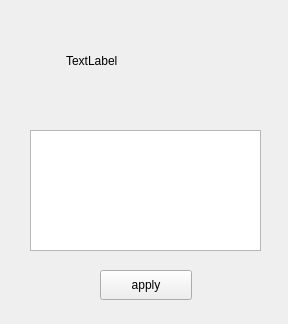
<?xml version="1.0" encoding="UTF-8"?>
<ui version="4.0">
 <class>underMaintance</class>
 <widget class="QWidget" name="underMaintance">
  <property name="geometry">
   <rect>
    <x>0</x>
    <y>0</y>
    <width>288</width>
    <height>324</height>
   </rect>
  </property>
  <property name="windowTitle">
   <string>Form</string>
  </property>
  <widget class="QLabel" name="roomNumber_label">
   <property name="geometry">
    <rect>
     <x>66</x>
     <y>40</y>
     <width>141</width>
     <height>41</height>
    </rect>
   </property>
   <property name="text">
    <string>TextLabel</string>
   </property>
  </widget>
  <widget class="QPlainTextEdit" name="plainTextEdit">
   <property name="geometry">
    <rect>
     <x>30</x>
     <y>130</y>
     <width>231</width>
     <height>121</height>
    </rect>
   </property>
  </widget>
  <widget class="QPushButton" name="apply_pushButton">
   <property name="geometry">
    <rect>
     <x>100</x>
     <y>270</y>
     <width>92</width>
     <height>30</height>
    </rect>
   </property>
   <property name="text">
    <string>apply</string>
   </property>
  </widget>
 </widget>
 <resources/>
 <connections/>
</ui>
